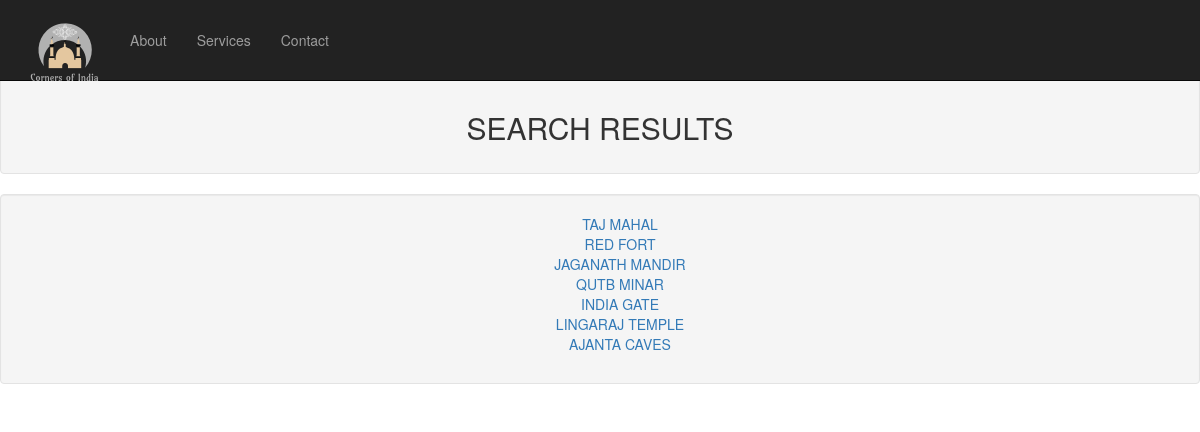
Page /search-results.php on the committed database.
### tables this page shows
CREATE TABLE `monuments_general` (
  `M_id` int(2) NOT NULL,
  `Name` varchar(45) NOT NULL,
  `Address` varchar(100) NOT NULL,
  `Muncipality` varchar(45) NOT NULL,
  `Country` varchar(45) NOT NULL,
  `Latitude` float(11,7) NOT NULL,
  `Longitude` float(11,7) NOT NULL,
  `img_url` varchar(50000) DEFAULT NULL,
  `arch_style` varchar(45) NOT NULL,
  `Architect` varchar(45) NOT NULL,
  `Phone` int(10) NOT NULL,
  `Description` longtext NOT NULL
);

### search-results.php (the view, shortened to what this page needs)
<!doctype html>
<html lang="en">
<head>
  <link href="css/bootstrap.min.css" rel="stylesheet">
  <link rel="stylesheet" href="css/full.css">
  <link rel="stylesheet" href="css/sign.css">
</head>
<body>
    <nav class="navbar navbar-inverse navbar-fixed-top" role="navigation">
        <div class="container">
            <div class="navbar-header">
                <a class="navbar-brand" href="home.php">
                    <img src="cornersofindia.png" alt="" align="top" width="100" height="100" class="upper" background="black">
                </a>
            </div>
            <div class="collapse navbar-collapse" id="bs-example-navbar-collapse-1">
                <ul class="nav navbar-nav">
                    <li>
                        <a href="#">About</a>
                    </li>
                    <li>
                        <a href="#">Services</a>
                    </li>
                    <li>
                        <a href="#">Contact</a>
                    </li>
                </ul>
            </div>
        </div>
    </nav>
    <div class="row">
            <div class="col-lg-12">
                <div class="well text-center aa_h2">
                    <h2>Search Results</h2>
                </div>
            </div>
        </div>
    <div class="row">
            <div class="col-lg-12">
                <div class="well text-center aa_h2">
			<ul style="list-style: none;">
            <?php
                include "connect.php";
                $search=$_GET['search'];
                $sql="Select Name from monuments_general where Name like '%$search%'";
                $result=mysqli_query($conn,$sql);
                while($found=mysqli_fetch_assoc($result))
                {
                    ?>
			         <li><a href="monumentinfo.php?search=<?php echo $found['Name']; ?>"><?php echo $found['Name']; ?></a></li>
                     <?php
                }
                ?>
			</ul>
		</div>
            </div>
	</div>
</body>
</html>

### css/full.css (style rules this page uses)
body { margin-top: 50px; }
.navbar-fixed-top .nav { padding: 15px 0; }
.navbar-fixed-top .navbar-brand { padding: 0 0px; }
.aa_h2 { font-size: 100 3rem/1 ROBOTO; text-transform: uppercase; }

### rows in the picture
monuments_general: Name "TAJ MAHAL"
monuments_general: Name "RED FORT"
monuments_general: Name "JAGANATH MANDIR"
monuments_general: Name "QUTB MINAR"
monuments_general: Name "INDIA GATE"
monuments_general: Name "LINGARAJ TEMPLE"
monuments_general: Name "AJANTA CAVES"
